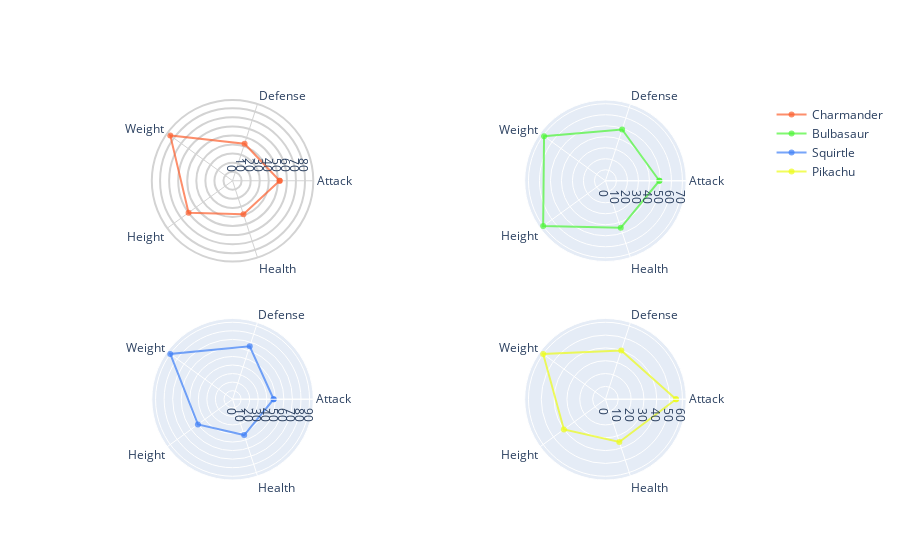

The cell this chart's notebook holds for it:
### Code cell
from plotly.subplots import make_subplots

fig = make_subplots(rows=2, cols=2, specs=[[{'type': 'polar'}]*2]*2)

fig.add_trace(go.Scatterpolar(name = "Charmander",
                r = [Charmander["attack"].values[0],
                     Charmander["defense"].values[0],
                     Charmander["weight_kg"].values[0]*10,
                     Charmander["height_m"].values[0]*100,
                     Charmander["hp"].values[0],
                     Charmander["attack"].values[0]],
                theta = ["Attack","Defense","Weight","Height","Health","Attack"],
                line_color="rgba(252, 94, 45,.7)"
               ),1,1)

fig.add_trace(go.Scatterpolar(name = "Bulbasaur",
                r = [Bulbasaur["attack"].values[0],
                     Bulbasaur["defense"].values[0],
                     Bulbasaur["weight_kg"].values[0]*10,
                     Bulbasaur["height_m"].values[0]*100,
                     Bulbasaur["hp"].values[0],
                     Bulbasaur["attack"].values[0]],
                theta = ["Attack","Defense","Weight","Height","Health","Attack"],
                line_color="rgba(76, 245, 54,.7)"
               ),1,2)

fig.add_trace(go.Scatterpolar(name = "Squirtle",
                r = [Squirtle["attack"].values[0],
                     Squirtle["defense"].values[0],
                     Squirtle["weight_kg"].values[0]*10,
                     Squirtle["height_m"].values[0]*100,
                     Squirtle["hp"].values[0],
                     Squirtle["attack"].values[0]],
                theta = ["Attack","Defense","Weight","Height","Health","Attack"],
                line_color="rgba(62, 127, 247,.7)"
               ),2,1)

fig.add_trace(go.Scatterpolar(name = "Pikachu",
                r = [Pikachu["attack"].values[0],
                     Pikachu["defense"].values[0],
                     Pikachu["weight_kg"].values[0]*10,
                     Pikachu["height_m"].values[0]*100,
                     Pikachu["hp"].values[0],
                     Pikachu["attack"].values[0]],
                theta = ["Attack","Defense","Weight","Height","Health","Attack"],
                line_color="rgba(237, 252, 23,.7)"
               ),2,2)
#colore griglia #e3e7f0
fig.update_layout(
    #title = "Confronto pokemon",
    #font_size = 11,
    showlegend = True,
    polar = dict(
      bgcolor = "white",
      angularaxis = dict(
        linewidth = 2,
        showline=True,
        linecolor='lightgrey',  # Colore delle linee angolari
        gridcolor='lightgrey',    # Colore della griglia angolare
      ),
      radialaxis = dict(
        side = "counterclockwise",
        showline = False,
        linewidth = 2,
        gridcolor = "lightgrey",
        gridwidth = 2,
      )
    ),
    paper_bgcolor = "white"
)

fig.show()

### Figure 1 — Plotly figure (JSON) as saved in the notebook; plotly's stock layout.template omitted (floating-point values rounded to 4 significant figures)
{"data": [{"line": {"color": "rgba(252, 94, 45,.7)"}, "name": "Charmander", "r": [52, 43, 85, 60, 39, 52], "subplot": "polar", "theta": ["Attack", "Defense", "Weight", "Height", "Health", "Attack"], "type": "scatterpolar"}, {"line": {"color": "rgba(76, 245, 54,.7)"}, "name": "Bulbasaur", "r": [49, 49, 69, 70, 45, 49], "subplot": "polar2", "theta": ["Attack", "Defense", "Weight", "Height", "Health", "Attack"], "type": "scatterpolar"}, {"line": {"color": "rgba(62, 127, 247,.7)"}, "name": "Squirtle", "r": [48, 65, 90, 50, 44, 48], "subplot": "polar3", "theta": ["Attack", "Defense", "Weight", "Height", "Health", "Attack"], "type": "scatterpolar"}, {"line": {"color": "rgba(237, 252, 23,.7)"}, "name": "Pikachu", "r": [55, 40, 60, 40, 35, 55], "subplot": "polar4", "theta": ["Attack", "Defense", "Weight", "Height", "Health", "Attack"], "type": "scatterpolar"}], "layout": {"paper_bgcolor": "white", "polar": {"angularaxis": {"gridcolor": "lightgrey", "linecolor": "lightgrey", "linewidth": 2, "showline": true}, "bgcolor": "white", "domain": {"x": [0, 0.45], "y": [0.575, 1]}, "radialaxis": {"gridcolor": "lightgrey", "gridwidth": 2, "linewidth": 2, "showline": false, "side": "counterclockwise"}}, "polar2": {"domain": {"x": [0.55, 1], "y": [0.575, 1]}}, "polar3": {"domain": {"x": [0, 0.45], "y": [0, 0.425]}}, "polar4": {"domain": {"x": [0.55, 1], "y": [0, 0.425]}}, "showlegend": true}}
